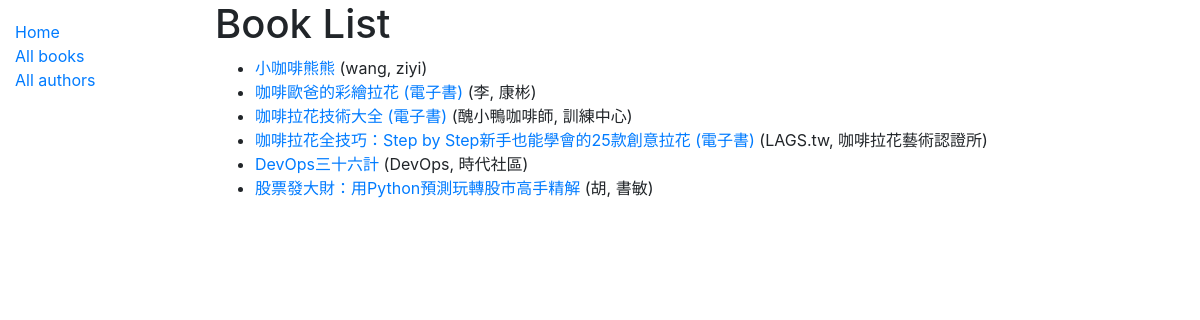
/catalog/books/, run on the app's committed database.
### catalog/models.py (models this page shows, shortened)
class Book(models.Model):
    title = models.CharField(max_length=200)
    author = models.ForeignKey('Author', on_delete=models.SET_NULL, null=True)
    summary = models.TextField(max_length=1000, help_text='Enter a brief description of the book')
    isbn = models.CharField('ISBN', max_length=13, help_text='13 Character <a href="https://www.isbn-international.org/content/what-isbn">ISBN number</a>')
    genre = models.ManyToManyField(Genre, help_text='Select a genre for this book')
    def get_absolute_url(self):
        return reverse('book-detail', args=[str(self.id)])
    def display_genre(self):
        """Create a string for the Genre. This is required to display genre in Admin."""
        return ', '.join(genre.name for genre in self.genre.all()[:3])
    display_genre.short_description = 'Genre'

class Author(models.Model):
    first_name = models.CharField(max_length=100)
    last_name = models.CharField(max_length=100)
    date_of_birth = models.DateField(null=True, blank=True)
    date_of_death = models.DateField('Died', null=True, blank=True)
    class Meta:
        ordering = ['last_name', 'first_name']
    def __str__(self):
        return f'{self.last_name}, {self.first_name}'

### catalog/views.py (the view)
# urls.py: path('books/', views.BookListView.as_view(), name='books'),
class BookListView(generic.ListView):
    model = Book
    paginate_by = 10

### catalog/templates/catalog/book_list.html
{% extends "base_generic.html" %}
{% block content %}
  <h1>Book List</h1>
  {% if book_list %}
  <ul>
    {% for book in book_list %}
      <li>
        <a href="{{ book.get_absolute_url }}">{{ book.title }}</a> ({{book.author}})
      </li>
    {% endfor %}
  </ul>
  {% else %}
    <p>There are no books in the library.</p>
  {% endif %}
{% endblock %}

### data on the page
Book: title "小咖啡熊熊", author "wang, ziyi"
Book: title "咖啡歐爸的彩繪拉花 (電子書)", author "李, 康彬"
Book: title "咖啡拉花技術大全 (電子書)", author "醜小鴨咖啡師, 訓練中心"
Book: title "咖啡拉花全技巧：Step by Step新手也能學會的25款創意拉花 (電子書)", author "LAGS.tw, 咖啡拉花藝術認證所"
Book: title "DevOps三十六計", author "DevOps, 時代社區"
Book: title "股票發大財：用Python預測玩轉股市高手精解", author "胡, 書敏"
